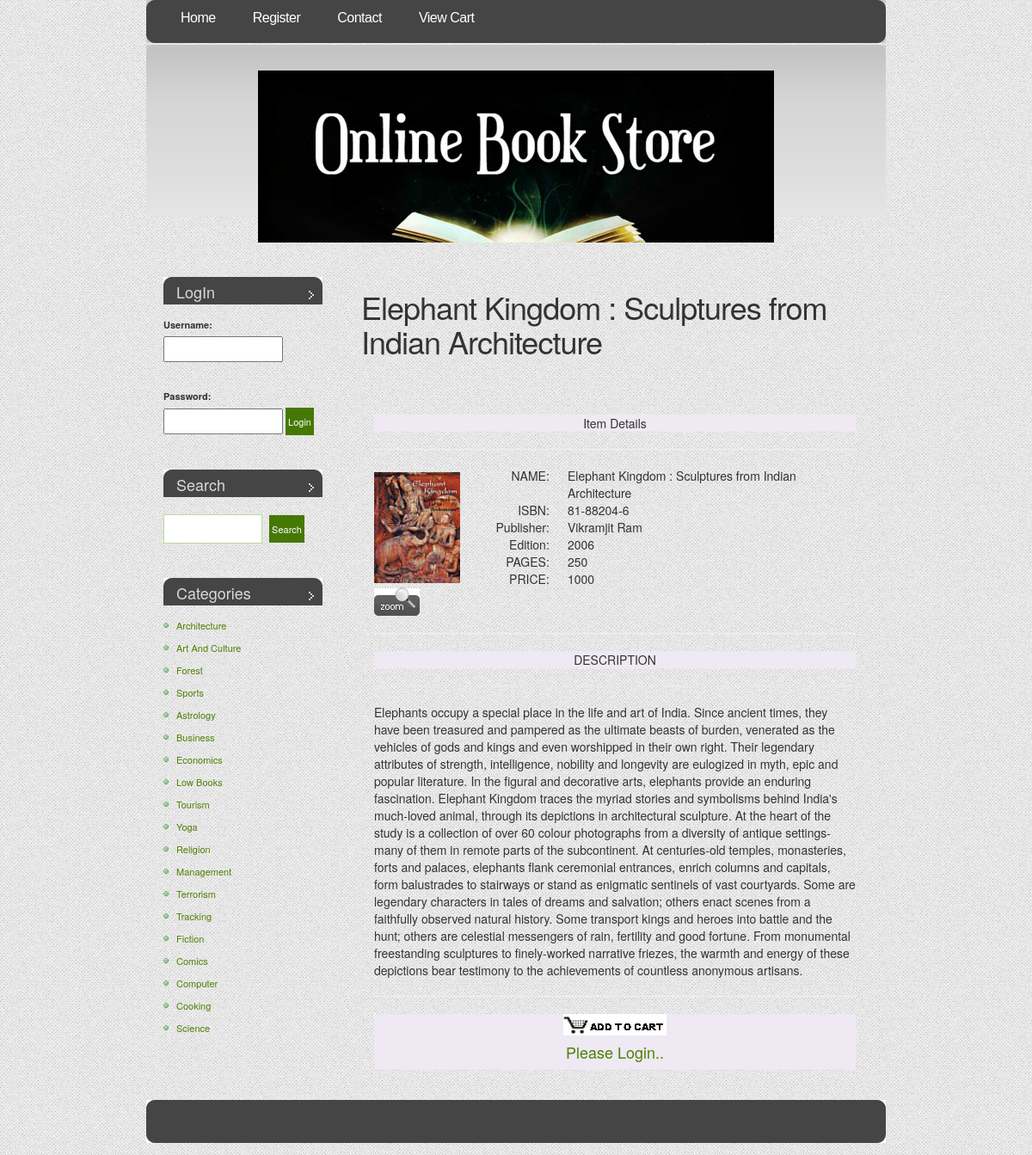
Screenshot of /detail.php?id=2 with the database file from the repository.
### tables this page shows
CREATE TABLE `book` (
  `b_id` int(4) NOT NULL,
  `b_nm` varchar(60) NOT NULL,
  `b_subcat` varchar(25) NOT NULL,
  `b_desc` longtext NOT NULL,
  `b_publisher` varchar(40) NOT NULL,
  `b_edition` varchar(20) NOT NULL,
  `b_isbn` varchar(10) NOT NULL,
  `b_page` int(5) NOT NULL,
  `b_price` int(5) NOT NULL,
  `b_img` longtext NOT NULL,
  `b_pdf` longtext NOT NULL
);

CREATE TABLE `category` (
  `cat_id` int(4) NOT NULL,
  `cat_nm` varchar(30) NOT NULL
);

### includes/search.inc.php (the view, shortened to what this page needs)
<ul>
			<li id="login">
						<?php
						require('includes/config.php');
							if(isset($_SESSION['status']))
							{
								echo '<h2>Hello :  '.$_SESSION['unm'].'</h2>';
							}
							else
							{
								echo '<form action="process_login.php" method="POST">
										<h2>LogIn</h2>
											<b>Username:</b>
											<br><input type="text" name="usernm"><br>
											<br>
											<b>Password:</b>
											<br><input type="password" name="pwd">
											<input type="submit" id="x" value="Login" />
										</form>';
							}
						?>
			</li>
			<li id="search">
				<h2>Search</h2>
				<form method="GET" action="search_result.php">
					<fieldset>
					<input type="text" id="s" name="s" value="" />
					<input type="submit" id="x" value="Search" />
					</fieldset>
				</form>
			</li>
			<li>
				<h2>Categories</h2>
				<ul>
								<?php
										$query="select * from category ";
										$res=mysqli_query($conn,$query);
										while($row=mysqli_fetch_assoc($res))
											{
												echo '<li><a href="subcat.php?cat='.$row['cat_id'].'&catnm='.$row["cat_nm"].'">'.$row["cat_nm"].'</a></li>';
											}
								?>
				</ul>
			</li>
		</ul>

### detail.php (shortened to what this page needs)
<?php session_start();
	require('includes/config.php');
	$id=$_GET['id'];
	$q="select * from book where b_id=$id";
	$res=mysqli_query($conn,$q) or die("Can't Execute Query..");
	$row=mysqli_fetch_assoc($res);
?>
<!DOCTYPE html PUBLIC "-//W3C//DTD XHTML 1.0 Strict//EN" "http://www.w3.org/TR/xhtml1/DTD/xhtml1-strict.dtd">
<html xmlns="http://www.w3.org/1999/xhtml">
<head>
	<link rel="stylesheet" href="lightbox.css" type="text/css" media="screen" />
		<?php
			include("includes/head.inc.php");
		?>
</head>
<body>
						<div id="header">
							<div id="menu">
									<?php
										include("includes/menu.inc.php");
									?>
							</div>
						</div>
						<div id="logo-wrap">
							<div id="logo">
							</div>
						</div>
				<div id="page">
							<div id="content">
								<div class="post">
									<h1 class="title"><?php echo $row['b_nm'];?></h1>
									<div class="entry">
										<?php
											echo '	<table border="0" width="100%">
												 <tr>
													<td><hr color="purple"></td>
												</tr>
												 <tr align="center" bgcolor="#EEE9F3">
													 <td>Item Details</td>
												</tr>
												<tr>
													<td><hr color="purple"></td>
												</tr>
											 </table>
											<table border="0"  width="100%" bgcolor="#ffffff">
												<tr>
													<td width="15%" rowspan="3">
														<img src="'.$row['b_img'].'" width="100">
													</td>
												</tr>
												<tr>
													<td width="50%" height="100%">
														<table border="0"  width="100%" height="100%">
															<tr valign="top">
																<td align="right" width="10%">NAME</td>
																<td width="6%">: </td>
																<td align="left">'.$row['b_nm'].'</td>
															</tr>
															<tr>
																<td align="right">ISBN</td>
																<td>: </td>
																<td align="left">'.$row['b_isbn'].'</td>
															</tr>
															<tr>
																<td align="right">Publisher </td>
																<td>: </td>
																<td align="left">'.$row['b_publisher'].'</td>
															</tr>
															<tr>
																<td align="right"> Edition</td>
																<td>: </td>
																<td align="left">'.$row['b_edition'].'</td>
															</tr>
															<tr>
																<td align="right">  PAGES</td>
																<td>: </td>
																<td align="left">'.$row['b_page'].'</td>
															</tr>
															<tr>
																<td align="right"> PRICE</td>
																<td>: </td>
																<td align="left">'.$row['b_price'].'</td>
															</tr>
														</table>
													</td>
												</tr>
											</table>
												<tr valign="bottom" >
														<a href="'.$row['b_img'].'" rel="lightbox"><img src="images/zoom.gif" ></a>
												</tr>
											<table border="0" width="100%">
												 <tr>
													<td><hr color="purple"></td>
												</tr>
												 <tr align="center" bgcolor="#EEE9F3">
													 <td>DESCRIPTION</td>
												</tr>
												<tr>
													<td><hr color="purple"></td>
												</tr>
											 </table>
											 '.$row['b_desc'].'
											 <tr><td colspan=2><hr color="purple"></td></tr>
											<table border="0" width="100%">
												 <tr align="center" bgcolor="#EEE9F3">';
												 if(isset($_SESSION['status']))
												 {
													echo ' <td><a href="process_cart.php?nm='.$row['b_nm'].'&cat='.$_GET['cat'].'&rate='.$row['b_price'].'">
														<img src="images/addcart.jpg">
													</a></td>';
												}
												else
												{
													echo '<td><img src="images/addcart.jpg"><br><a href="register.php"> <h4>Please Login..</h4></a></td>';
												}
												echo '</tr>
											</table>';
										?>
									</div>
								</div>
							</div>
							<div id="sidebar">
									<?php
										include("includes/search.inc.php");
									?>
							</div>
								<div style="clear: both;">&nbsp;</div>
				</div>
						<div id="footer">
									<?php
										include("includes/footer.inc.php");
									?>
						</div>
</body>
</html>

### default.css (style rules this page uses)
body { margin-top: 49px; padding: 0; background: url(images/img01.jpg) repeat-x left top; font-family: "Trebuchet MS", Arial, Helvetica, sans-serif; font-size: 13px; color: #333333; }
h1, h2, h3 { margin: 0; font-weight: normal; color: #559106; }
h1 { letter-spacing: -1px; font-size: 32px; }
h2 { font-size: 23px; }
p, ul, ol { margin: 0 0 2em 0; text-align: justify; line-height: 26px; font-size: 11px; }
a:link { color: #4E8006; }
img { border: none; }
form { margin: 0; padding: 0; }
fieldset { margin: 0; padding: 0; border: none; }
input, textarea, select { font-family: "Trebuchet MS", Arial, Helvetica, sans-serif; font-size: 13px; color: #333333; }
#header { width: 860px; height: 52px; margin: 0 auto; background: url(images/img02.jpg) no-repeat left top; }
#menu { float: left; width: 860px; height: 54px; }
#logo-wrap { width: 860px; margin: 0 auto; padding: 30px 0 20px 0; background: url(images/img03.jpg) no-repeat left top; }
#logo { width: 820px; height: 200px; margin: 0 auto; background: url(images/finnal.jpg)no-repeat center top; }
#page { width: 850px; margin: 0 auto; }
#content { float: right; width: 620px; }
.post { padding: 15px 15px; }
.post .title { margin-bottom: 20px; padding-bottom: 5px; }
.post .entry { padding: 0 15px; }
#sidebar { float: left; width: 215px; }
#sidebar ul { margin: 0; padding: 0; list-style: none; }
#sidebar li { margin-bottom: 40px; padding: 0 15px; }
#sidebar li li { margin: 0; padding-left: 15px; background: url(images/img08.jpg) no-repeat left 50%; }
#sidebar h2 { height: 32px; padding: 8px 0 0 15px; margin-bottom: 10px; background: url(images/img07.jpg) no-repeat left top; font-size: 18px; color: #DADADA; }
#search h2 { margin-bottom: 20px; }
#s { width: 115px; margin-right: 5px; padding: 3px; border: 1px solid #BED99C; }
#x { padding: 3px; border: none; background: #467805; font-size: 11px; color: #FFFFFF; }
#footer { margin: 0 auto; height: 64px; min-height: 64px; padding: 0; }
html>body #footer { height: auto; }

### registration/demo.css (style rules this page uses)
body,div,dl,dt,dd,ul,ol,li,h1,h2,h3,h4,h5,h6,pre,form,fieldset,input,textarea,p,blockquote,th,td { margin:0; padding:0; }
html,body { margin:0; padding:0; height: 100%; }
table { border-collapse:collapse; border-spacing:0; }
img { border:0; }
ol,ul { list-style:none; }
h1,h2,h3,h4,h5,h6 { font-size:100%; font-weight:normal; }
body { font-family: Cambria, Palatino, "Palatino Linotype", "Palatino LT STD", Georgia, serif; background:url(images/bgnoise_lg.png); font-weight: 400; font-size: 15px; color: #3a2127; overflow-y: scroll; }
a { color: #333; text-decoration: none; }

### rows the page displays
book: b_nm "Elephant Kingdom : Sculptures from Indian Architecture", b_img (picture), b_isbn "81-88204-6", b_publisher "Vikramjit Ram", b_edition "2006", b_page "250", b_price "1000", b_desc "Elephants occupy a special place in the life and art of India. Since ancient times, they have been treasured and pampered as the ultimate beasts of burden, venerated as the vehicles of gods and kings and even worshipped in their own right. Their legendary attributes of strength, intelligence, nobility and longevity are eulogized in myth, epic and popular literature. In the figural and decorative arts, elephants provide an enduring fascination. Elephant Kingdom traces the myriad stories and symbolisms behind India's much-loved animal, through its depictions in architectural sculpture. At the heart of the study is a collection of over 60 colour photographs from a diversity of antique…"
category: cat_nm "Architecture"
category: cat_nm "Art And Culture"
category: cat_nm "Forest"
category: cat_nm "Sports"
category: cat_nm "Astrology"
category: cat_nm "Business"
category: cat_nm "Economics"
category: cat_nm "Low Books"
category: cat_nm "Tourism"
category: cat_nm "Yoga"
category: cat_nm "Religion"
category: cat_nm "Management"
category: cat_nm "Terrorism"
category: cat_nm "Tracking"
category: cat_nm "Fiction"
category: cat_nm "Comics"
category: cat_nm "Computer"
category: cat_nm "Cooking"
category: cat_nm "Science"
